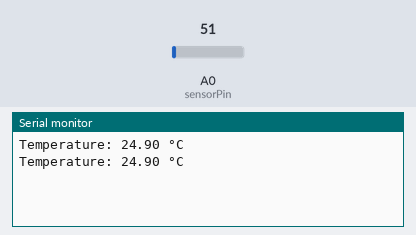
A sketch run on a simulated Arduino Uno, built with avr-gcc and run on an emulated ATmega328P. Shown: the last lines printed to the serial monitor. The inputs (shaded band) are chosen by the test bench; at power-on: A0 (sensorPin) = 51.

Above: at 1.8 s.
1.9 s: A0 (sensorPin) set to 61
At 2.6 s:
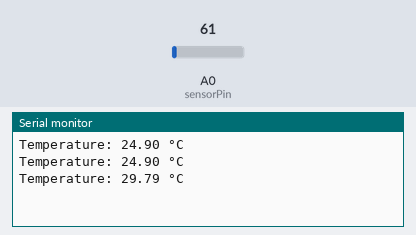
3.4 s: A0 (sensorPin) set to 71
At 4.8 s:
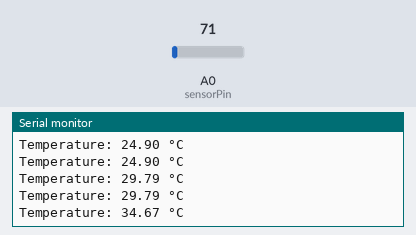
Timing chart, 0 to 6.4 s (numbered marks = the images above; inputs shaded):
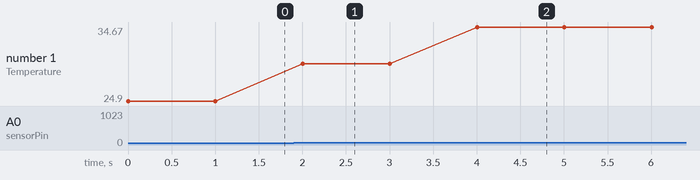

The sketch:

Pract_8.ino
```cpp
// Pin connected to the sensor output
const int sensorPin = A0;

void setup() {
  // Initialize serial communication at 9600 bits per second
  Serial.begin(9600);
}

void loop() {
  // Read the sensor value (analogRead gives a value between 0 and 1023)
  int sensorValue = analogRead(sensorPin);

  // Convert the analog value to temperature in Celsius
  // LM35 outputs 10mV per degree Celsius, 0°C corresponds to 0V
  float temperature = (sensorValue * (5.0 / 1024.0)) * 100;

  // Send the temperature value to the serial monitor
  Serial.print("Temperature: ");
  Serial.print(temperature);
  Serial.println(" °C");

  // Wait a second before taking another reading
  delay(1000);
}
```

Measured:
- after the input at 1.9 s, the serial monitor: prints a new line after 0.10 s (image 1)
- after the input at 3.4 s, the serial monitor: prints a new line after 0.60 s (image 2)
- plotted number 1: 24.9 → 29.79 after the input at 1.9 s, 29.79 → 34.67 after the input at 3.4 s
